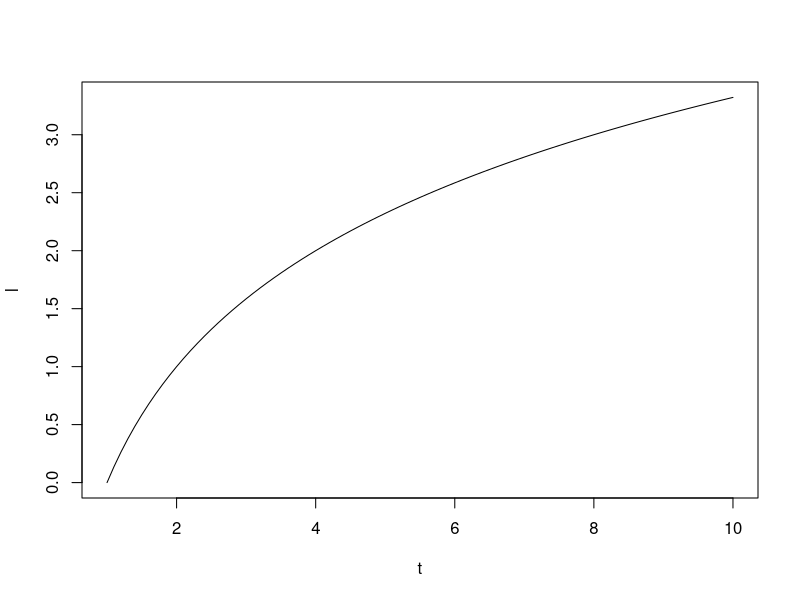
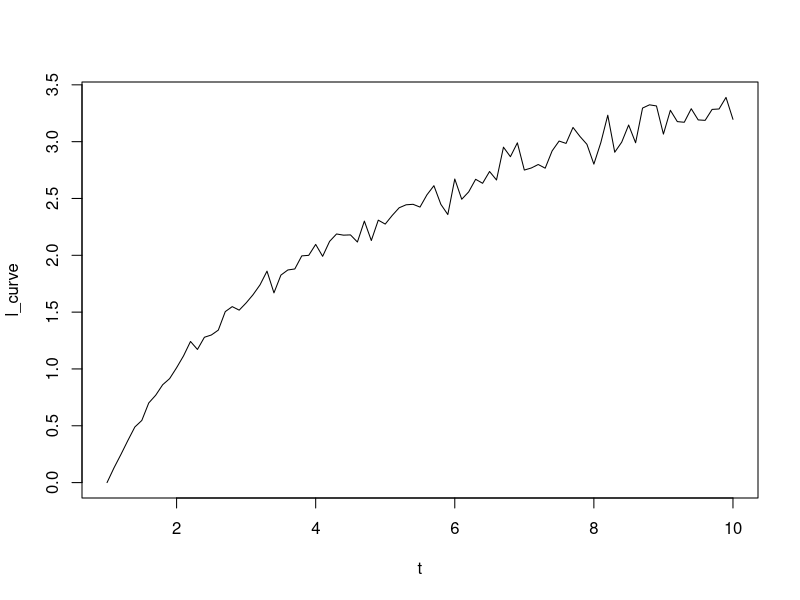

Here is the R script that generated these plots, in order:
# Cоздание примера кривой
#setwd("E:/GitHub/R/Curve") # рабочая директория

# создание базовой кривой
t <- seq(from = 1 , to = 10, by = 0.1 )
l <- log2(t)
plot(t,l,type = "l")

# введение помехи с нормальным распределением и дисперсией 1/25 от текущего значения
l_curve <-  rnorm(t, mean = l, sd = l/25)
plot(t,l_curve,type = "l")

# запись файла
d <- data.frame(t, l, l_curve)
write.csv(d, file = "data.csv")